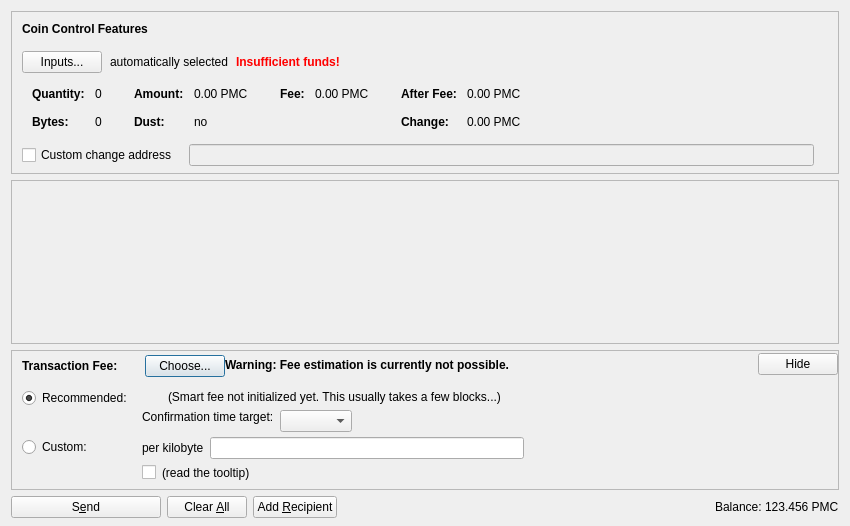
<?xml version="1.0" encoding="UTF-8"?>
<ui version="4.0">
 <class>SendCoinsDialog</class>
 <widget class="QDialog" name="SendCoinsDialog">
  <property name="geometry">
   <rect>
    <x>0</x>
    <y>0</y>
    <width>850</width>
    <height>526</height>
   </rect>
  </property>
  <property name="windowTitle">
   <string>Send Coins</string>
  </property>
  <layout class="QVBoxLayout" name="verticalLayout" stretch="0,1,0,0">
   <property name="bottomMargin">
    <number>8</number>
   </property>
   <item>
    <widget class="QFrame" name="frameCoinControl">
     <property name="sizePolicy">
      <sizepolicy hsizetype="Expanding" vsizetype="Expanding">
       <horstretch>0</horstretch>
       <verstretch>0</verstretch>
      </sizepolicy>
     </property>
     <property name="maximumSize">
      <size>
       <width>16777215</width>
       <height>16777215</height>
      </size>
     </property>
     <property name="frameShape">
      <enum>QFrame::StyledPanel</enum>
     </property>
     <property name="frameShadow">
      <enum>QFrame::Sunken</enum>
     </property>
     <layout class="QVBoxLayout" name="verticalLayoutCoinControl2">
      <property name="spacing">
       <number>0</number>
      </property>
      <property name="leftMargin">
       <number>0</number>
      </property>
      <property name="topMargin">
       <number>0</number>
      </property>
      <property name="rightMargin">
       <number>0</number>
      </property>
      <property name="bottomMargin">
       <number>6</number>
      </property>
      <item>
       <layout class="QVBoxLayout" name="verticalLayoutCoinControl" stretch="0,0,0,0,1">
        <property name="spacing">
         <number>0</number>
        </property>
        <property name="leftMargin">
         <number>10</number>
        </property>
        <property name="topMargin">
         <number>10</number>
        </property>
        <item>
         <layout class="QHBoxLayout" name="horizontalLayoutCoinControl1">
          <property name="bottomMargin">
           <number>15</number>
          </property>
          <item>
           <widget class="QLabel" name="labelCoinControlFeatures">
            <property name="sizePolicy">
             <sizepolicy hsizetype="Preferred" vsizetype="Maximum">
              <horstretch>0</horstretch>
              <verstretch>0</verstretch>
             </sizepolicy>
            </property>
            <property name="font">
             <font>
              <weight>75</weight>
              <bold>true</bold>
             </font>
            </property>
            <property name="styleSheet">
             <string notr="true">font-weight:bold;</string>
            </property>
            <property name="text">
             <string>Coin Control Features</string>
            </property>
           </widget>
          </item>
         </layout>
        </item>
        <item>
         <layout class="QHBoxLayout" name="horizontalLayoutCoinControl2" stretch="0,0,0,0">
          <property name="spacing">
           <number>8</number>
          </property>
          <property name="bottomMargin">
           <number>10</number>
          </property>
          <item>
           <widget class="QPushButton" name="pushButtonCoinControl">
            <property name="styleSheet">
             <string notr="true"/>
            </property>
            <property name="text">
             <string>Inputs...</string>
            </property>
            <property name="autoDefault">
             <bool>false</bool>
            </property>
           </widget>
          </item>
          <item>
           <widget class="QLabel" name="labelCoinControlAutomaticallySelected">
            <property name="text">
             <string>automatically selected</string>
            </property>
            <property name="margin">
             <number>5</number>
            </property>
           </widget>
          </item>
          <item>
           <widget class="QLabel" name="labelCoinControlInsuffFunds">
            <property name="font">
             <font>
              <weight>75</weight>
              <bold>true</bold>
             </font>
            </property>
            <property name="styleSheet">
             <string notr="true">color:red;font-weight:bold;</string>
            </property>
            <property name="text">
             <string>Insufficient funds!</string>
            </property>
            <property name="margin">
             <number>5</number>
            </property>
           </widget>
          </item>
          <item>
           <spacer name="horizontalSpacerCoinControl">
            <property name="orientation">
             <enum>Qt::Horizontal</enum>
            </property>
            <property name="sizeHint" stdset="0">
             <size>
              <width>40</width>
              <height>1</height>
             </size>
            </property>
           </spacer>
          </item>
         </layout>
        </item>
        <item>
         <widget class="QWidget" name="widgetCoinControl" native="true">
          <property name="sizePolicy">
           <sizepolicy hsizetype="Preferred" vsizetype="Preferred">
            <horstretch>0</horstretch>
            <verstretch>0</verstretch>
           </sizepolicy>
          </property>
          <property name="minimumSize">
           <size>
            <width>0</width>
            <height>0</height>
           </size>
          </property>
          <property name="styleSheet">
           <string notr="true"/>
          </property>
          <layout class="QHBoxLayout" name="horizontalLayoutCoinControl5">
           <property name="leftMargin">
            <number>0</number>
           </property>
           <property name="topMargin">
            <number>0</number>
           </property>
           <property name="rightMargin">
            <number>0</number>
           </property>
           <property name="bottomMargin">
            <number>0</number>
           </property>
           <item>
            <layout class="QHBoxLayout" name="horizontalLayoutCoinControl3" stretch="0,0,0,1">
             <property name="spacing">
              <number>20</number>
             </property>
             <property name="topMargin">
              <number>0</number>
             </property>
             <property name="bottomMargin">
              <number>10</number>
             </property>
             <item>
              <layout class="QFormLayout" name="formLayoutCoinControl1">
               <property name="horizontalSpacing">
                <number>10</number>
               </property>
               <property name="verticalSpacing">
                <number>14</number>
               </property>
               <property name="leftMargin">
                <number>10</number>
               </property>
               <property name="topMargin">
                <number>4</number>
               </property>
               <property name="rightMargin">
                <number>6</number>
               </property>
               <item row="0" column="0">
                <widget class="QLabel" name="labelCoinControlQuantityText">
                 <property name="font">
                  <font>
                   <weight>75</weight>
                   <bold>true</bold>
                  </font>
                 </property>
                 <property name="text">
                  <string>Quantity:</string>
                 </property>
                 <property name="margin">
                  <number>0</number>
                 </property>
                </widget>
               </item>
               <item row="0" column="1">
                <widget class="QLabel" name="labelCoinControlQuantity">
                 <property name="cursor">
                  <cursorShape>IBeamCursor</cursorShape>
                 </property>
                 <property name="contextMenuPolicy">
                  <enum>Qt::ActionsContextMenu</enum>
                 </property>
                 <property name="text">
                  <string notr="true">0</string>
                 </property>
                 <property name="margin">
                  <number>0</number>
                 </property>
                 <property name="textInteractionFlags">
                  <set>Qt::LinksAccessibleByMouse|Qt::TextSelectableByKeyboard|Qt::TextSelectableByMouse</set>
                 </property>
                </widget>
               </item>
               <item row="1" column="0">
                <widget class="QLabel" name="labelCoinControlBytesText">
                 <property name="font">
                  <font>
                   <weight>75</weight>
                   <bold>true</bold>
                  </font>
                 </property>
                 <property name="text">
                  <string>Bytes:</string>
                 </property>
                </widget>
               </item>
               <item row="1" column="1">
                <widget class="QLabel" name="labelCoinControlBytes">
                 <property name="cursor">
                  <cursorShape>IBeamCursor</cursorShape>
                 </property>
                 <property name="contextMenuPolicy">
                  <enum>Qt::ActionsContextMenu</enum>
                 </property>
                 <property name="text">
                  <string notr="true">0</string>
                 </property>
                 <property name="textInteractionFlags">
                  <set>Qt::LinksAccessibleByMouse|Qt::TextSelectableByKeyboard|Qt::TextSelectableByMouse</set>
                 </property>
                </widget>
               </item>
              </layout>
             </item>
             <item>
              <layout class="QFormLayout" name="formLayoutCoinControl2">
               <property name="horizontalSpacing">
                <number>10</number>
               </property>
               <property name="verticalSpacing">
                <number>14</number>
               </property>
               <property name="leftMargin">
                <number>6</number>
               </property>
               <property name="topMargin">
                <number>4</number>
               </property>
               <property name="rightMargin">
                <number>6</number>
               </property>
               <item row="0" column="0">
                <widget class="QLabel" name="labelCoinControlAmountText">
                 <property name="font">
                  <font>
                   <weight>75</weight>
                   <bold>true</bold>
                  </font>
                 </property>
                 <property name="text">
                  <string>Amount:</string>
                 </property>
                 <property name="margin">
                  <number>0</number>
                 </property>
                </widget>
               </item>
               <item row="0" column="1">
                <widget class="QLabel" name="labelCoinControlAmount">
                 <property name="cursor">
                  <cursorShape>IBeamCursor</cursorShape>
                 </property>
                 <property name="contextMenuPolicy">
                  <enum>Qt::ActionsContextMenu</enum>
                 </property>
                 <property name="text">
                  <string notr="true">0.00 PMC</string>
                 </property>
                 <property name="textInteractionFlags">
                  <set>Qt::LinksAccessibleByMouse|Qt::TextSelectableByKeyboard|Qt::TextSelectableByMouse</set>
                 </property>
                </widget>
               </item>
               <item row="1" column="0">
                <widget class="QLabel" name="labelCoinControlLowOutputText">
                 <property name="font">
                  <font>
                   <weight>75</weight>
                   <bold>true</bold>
                  </font>
                 </property>
                 <property name="text">
                  <string>Dust:</string>
                 </property>
                </widget>
               </item>
               <item row="1" column="1">
                <widget class="QLabel" name="labelCoinControlLowOutput">
                 <property name="cursor">
                  <cursorShape>IBeamCursor</cursorShape>
                 </property>
                 <property name="contextMenuPolicy">
                  <enum>Qt::ActionsContextMenu</enum>
                 </property>
                 <property name="text">
                  <string notr="true">no</string>
                 </property>
                 <property name="textInteractionFlags">
                  <set>Qt::LinksAccessibleByMouse|Qt::TextSelectableByKeyboard|Qt::TextSelectableByMouse</set>
                 </property>
                </widget>
               </item>
              </layout>
             </item>
             <item>
              <layout class="QFormLayout" name="formLayoutCoinControl3">
               <property name="horizontalSpacing">
                <number>10</number>
               </property>
               <property name="verticalSpacing">
                <number>14</number>
               </property>
               <property name="leftMargin">
                <number>6</number>
               </property>
               <property name="topMargin">
                <number>4</number>
               </property>
               <property name="rightMargin">
                <number>6</number>
               </property>
               <item row="0" column="0">
                <widget class="QLabel" name="labelCoinControlFeeText">
                 <property name="font">
                  <font>
                   <weight>75</weight>
                   <bold>true</bold>
                  </font>
                 </property>
                 <property name="text">
                  <string>Fee:</string>
                 </property>
                 <property name="margin">
                  <number>0</number>
                 </property>
                </widget>
               </item>
               <item row="0" column="1">
                <widget class="QLabel" name="labelCoinControlFee">
                 <property name="cursor">
                  <cursorShape>IBeamCursor</cursorShape>
                 </property>
                 <property name="contextMenuPolicy">
                  <enum>Qt::ActionsContextMenu</enum>
                 </property>
                 <property name="text">
                  <string notr="true">0.00 PMC</string>
                 </property>
                 <property name="textInteractionFlags">
                  <set>Qt::LinksAccessibleByMouse|Qt::TextSelectableByKeyboard|Qt::TextSelectableByMouse</set>
                 </property>
                </widget>
               </item>
              </layout>
             </item>
             <item>
              <layout class="QFormLayout" name="formLayoutCoinControl4">
               <property name="horizontalSpacing">
                <number>10</number>
               </property>
               <property name="verticalSpacing">
                <number>14</number>
               </property>
               <property name="leftMargin">
                <number>6</number>
               </property>
               <property name="topMargin">
                <number>4</number>
               </property>
               <property name="rightMargin">
                <number>6</number>
               </property>
               <item row="0" column="0">
                <widget class="QLabel" name="labelCoinControlAfterFeeText">
                 <property name="font">
                  <font>
                   <weight>75</weight>
                   <bold>true</bold>
                  </font>
                 </property>
                 <property name="text">
                  <string>After Fee:</string>
                 </property>
                 <property name="margin">
                  <number>0</number>
                 </property>
                </widget>
               </item>
               <item row="0" column="1">
                <widget class="QLabel" name="labelCoinControlAfterFee">
                 <property name="cursor">
                  <cursorShape>IBeamCursor</cursorShape>
                 </property>
                 <property name="contextMenuPolicy">
                  <enum>Qt::ActionsContextMenu</enum>
                 </property>
                 <property name="text">
                  <string notr="true">0.00 PMC</string>
                 </property>
                 <property name="textInteractionFlags">
                  <set>Qt::LinksAccessibleByMouse|Qt::TextSelectableByKeyboard|Qt::TextSelectableByMouse</set>
                 </property>
                </widget>
               </item>
               <item row="1" column="0">
                <widget class="QLabel" name="labelCoinControlChangeText">
                 <property name="font">
                  <font>
                   <weight>75</weight>
                   <bold>true</bold>
                  </font>
                 </property>
                 <property name="text">
                  <string>Change:</string>
                 </property>
                </widget>
               </item>
               <item row="1" column="1">
                <widget class="QLabel" name="labelCoinControlChange">
                 <property name="cursor">
                  <cursorShape>IBeamCursor</cursorShape>
                 </property>
                 <property name="contextMenuPolicy">
                  <enum>Qt::ActionsContextMenu</enum>
                 </property>
                 <property name="text">
                  <string notr="true">0.00 PMC</string>
                 </property>
                 <property name="textInteractionFlags">
                  <set>Qt::LinksAccessibleByMouse|Qt::TextSelectableByKeyboard|Qt::TextSelectableByMouse</set>
                 </property>
                </widget>
               </item>
              </layout>
             </item>
            </layout>
           </item>
          </layout>
         </widget>
        </item>
        <item>
         <layout class="QHBoxLayout" name="horizontalLayoutCoinControl4" stretch="0,0,0">
          <property name="spacing">
           <number>12</number>
          </property>
          <property name="sizeConstraint">
           <enum>QLayout::SetDefaultConstraint</enum>
          </property>
          <property name="topMargin">
           <number>5</number>
          </property>
          <property name="rightMargin">
           <number>5</number>
          </property>
          <item>
           <widget class="QCheckBox" name="checkBoxCoinControlChange">
            <property name="toolTip">
             <string>If this is activated, but the change address is empty or invalid, change will be sent to a newly generated address.</string>
            </property>
            <property name="text">
             <string>Custom change address</string>
            </property>
           </widget>
          </item>
          <item>
           <widget class="QValidatedLineEdit" name="lineEditCoinControlChange">
            <property name="enabled">
             <bool>false</bool>
            </property>
            <property name="sizePolicy">
             <sizepolicy hsizetype="Expanding" vsizetype="Fixed">
              <horstretch>0</horstretch>
              <verstretch>0</verstretch>
             </sizepolicy>
            </property>
           </widget>
          </item>
          <item>
           <widget class="QLabel" name="labelCoinControlChangeLabel">
            <property name="sizePolicy">
             <sizepolicy hsizetype="Preferred" vsizetype="Expanding">
              <horstretch>0</horstretch>
              <verstretch>0</verstretch>
             </sizepolicy>
            </property>
            <property name="minimumSize">
             <size>
              <width>0</width>
              <height>0</height>
             </size>
            </property>
            <property name="text">
             <string/>
            </property>
            <property name="margin">
             <number>3</number>
            </property>
           </widget>
          </item>
         </layout>
        </item>
        <item>
         <spacer name="verticalSpacerCoinControl">
          <property name="orientation">
           <enum>Qt::Vertical</enum>
          </property>
          <property name="sizeHint" stdset="0">
           <size>
            <width>800</width>
            <height>1</height>
           </size>
          </property>
         </spacer>
        </item>
       </layout>
      </item>
     </layout>
    </widget>
   </item>
   <item>
    <widget class="QScrollArea" name="scrollArea">
     <property name="widgetResizable">
      <bool>true</bool>
     </property>
     <widget class="QWidget" name="scrollAreaWidgetContents">
      <property name="geometry">
       <rect>
        <x>0</x>
        <y>0</y>
        <width>830</width>
        <height>104</height>
       </rect>
      </property>
      <layout class="QVBoxLayout" name="verticalLayout_2" stretch="0,1">
       <property name="leftMargin">
        <number>0</number>
       </property>
       <property name="topMargin">
        <number>0</number>
       </property>
       <property name="rightMargin">
        <number>0</number>
       </property>
       <property name="bottomMargin">
        <number>0</number>
       </property>
       <item>
        <layout class="QVBoxLayout" name="entries">
         <property name="spacing">
          <number>6</number>
         </property>
        </layout>
       </item>
       <item>
        <spacer name="verticalSpacer">
         <property name="orientation">
          <enum>Qt::Vertical</enum>
         </property>
         <property name="sizeHint" stdset="0">
          <size>
           <width>20</width>
           <height>40</height>
          </size>
         </property>
        </spacer>
       </item>
      </layout>
     </widget>
    </widget>
   </item>
   <item>
    <widget class="QFrame" name="frameFee">
     <property name="sizePolicy">
      <sizepolicy hsizetype="Expanding" vsizetype="Expanding">
       <horstretch>0</horstretch>
       <verstretch>0</verstretch>
      </sizepolicy>
     </property>
     <property name="maximumSize">
      <size>
       <width>16777215</width>
       <height>16777215</height>
      </size>
     </property>
     <property name="frameShape">
      <enum>QFrame::StyledPanel</enum>
     </property>
     <property name="frameShadow">
      <enum>QFrame::Sunken</enum>
     </property>
     <layout class="QVBoxLayout" name="verticalLayoutFee1">
      <property name="spacing">
       <number>0</number>
      </property>
      <property name="leftMargin">
       <number>0</number>
      </property>
      <property name="topMargin">
       <number>0</number>
      </property>
      <property name="rightMargin">
       <number>0</number>
      </property>
      <property name="bottomMargin">
       <number>0</number>
      </property>
      <item>
       <layout class="QVBoxLayout" name="verticalLayoutFee2" stretch="0,0,0">
        <property name="spacing">
         <number>0</number>
        </property>
        <property name="leftMargin">
         <number>10</number>
        </property>
        <property name="topMargin">
         <number>0</number>
        </property>
        <item>
         <layout class="QHBoxLayout" name="horizontalLayoutFee1">
          <property name="bottomMargin">
           <number>0</number>
          </property>
          <item>
           <layout class="QVBoxLayout" name="verticalLayoutFee7">
            <property name="spacing">
             <number>0</number>
            </property>
            <item>
             <spacer name="verticalSpacerSmartFee">
              <property name="orientation">
               <enum>Qt::Vertical</enum>
              </property>
              <property name="sizeType">
               <enum>QSizePolicy::Fixed</enum>
              </property>
              <property name="sizeHint" stdset="0">
               <size>
                <width>1</width>
                <height>4</height>
               </size>
              </property>
             </spacer>
            </item>
            <item>
             <layout class="QHBoxLayout" name="horizontalLayoutSmartFee">
              <property name="spacing">
               <number>10</number>
              </property>
              <item>
               <widget class="QLabel" name="labelFeeHeadline">
                <property name="sizePolicy">
                 <sizepolicy hsizetype="Preferred" vsizetype="Maximum">
                  <horstretch>0</horstretch>
                  <verstretch>0</verstretch>
                 </sizepolicy>
                </property>
                <property name="font">
                 <font>
                  <weight>75</weight>
                  <bold>true</bold>
                 </font>
                </property>
                <property name="styleSheet">
                 <string notr="true">font-weight:bold;</string>
                </property>
                <property name="text">
                 <string>Transaction Fee:</string>
                </property>
               </widget>
              </item>
              <item>
               <widget class="QLabel" name="labelFeeMinimized">
                <property name="text">
                 <string/>
                </property>
               </widget>
              </item>
              <item>
               <widget class="QPushButton" name="buttonChooseFee">
                <property name="text">
                 <string>Choose...</string>
                </property>
               </widget>
              </item>
             </layout>
            </item>
            <item>
             <spacer name="verticalSpacer_5">
              <property name="orientation">
               <enum>Qt::Vertical</enum>
              </property>
              <property name="sizeHint" stdset="0">
               <size>
                <width>1</width>
                <height>1</height>
               </size>
              </property>
             </spacer>
            </item>
           </layout>
          </item>
          <item>
           <widget class="QLabel" name="fallbackFeeWarningLabel">
            <property name="toolTip">
             <string>Using the fallbackfee can result in sending a transaction that will take several hours or days (or never) to confirm. Consider choosing your fee manually or wait until you have validated the complete chain.</string>
            </property>
            <property name="font">
            <font>
                <weight>75</weight>
                <bold>true</bold>
            </font>
            </property>
            <property name="text">
             <string>Warning: Fee estimation is currently not possible.</string>
            </property>
            <property name="wordWrap">
             <bool>false</bool>
            </property>
           </widget>
          </item>
          <item>
           <spacer name="horizontalSpacer_4">
            <property name="orientation">
             <enum>Qt::Horizontal</enum>
            </property>
            <property name="sizeType">
             <enum>QSizePolicy::MinimumExpanding</enum>
            </property>
            <property name="sizeHint" stdset="0">
             <size>
              <width>40</width>
              <height>20</height>
             </size>
            </property>
           </spacer>
          </item>
          <item>
           <widget class="QPushButton" name="buttonMinimizeFee">
            <property name="toolTip">
             <string>collapse fee-settings</string>
            </property>
            <property name="text">
             <string>Hide</string>
            </property>
           </widget>
          </item>
         </layout>
        </item>
        <item>
         <widget class="QFrame" name="frameFeeSelection">
          <layout class="QVBoxLayout" name="verticalLayoutFee12">
           <property name="spacing">
            <number>0</number>
           </property>
           <property name="leftMargin">
            <number>0</number>
           </property>
           <property name="topMargin">
            <number>0</number>
           </property>
           <property name="rightMargin">
            <number>0</number>
           </property>
           <property name="bottomMargin">
            <number>0</number>
           </property>
           <item>
            <layout class="QGridLayout" name="gridLayoutFee">
             <property name="topMargin">
              <number>10</number>
             </property>
             <property name="bottomMargin">
              <number>4</number>
             </property>
             <property name="horizontalSpacing">
              <number>10</number>
             </property>
             <property name="verticalSpacing">
              <number>4</number>
             </property>
             <item row="1" column="1">
              <layout class="QVBoxLayout" name="verticalLayoutFee8">
               <property name="spacing">
                <number>6</number>
               </property>
               <item>
                <layout class="QHBoxLayout" name="horizontalLayoutFee13">
                 <item>
                  <widget class="QLabel" name="labelCustomPerKilobyte">
                   <property name="toolTip">
                    <string>If the custom fee is set to 1000 satoshis and the transaction is only 250 bytes, then &quot;per kilobyte&quot; only pays 250 satoshis in fee, while &quot;total at least&quot; pays 1000 satoshis. For transactions bigger than a kilobyte both pay by kilobyte.</string>
                   </property>
                   <property name="text">
                    <string>per kilobyte</string>
                   </property>
                  </widget>
                 </item>
                 <item>
                  <widget class="BitcoinAmountField" name="customFee"/>
                 </item>
                 <item>
                  <spacer name="horizontalSpacer_6">
                   <property name="orientation">
                    <enum>Qt::Horizontal</enum>
                   </property>
                   <property name="sizeHint" stdset="0">
                    <size>
                     <width>1</width>
                     <height>1</height>
                    </size>
                   </property>
                  </spacer>
                 </item>
                </layout>
               </item>
               <item>
                <layout class="QHBoxLayout" name="horizontalLayoutFee8">
                 <item>
                  <widget class="QCheckBox" name="checkBoxMinimumFee">
                   <property name="toolTip">
                    <string>Paying only the minimum fee is just fine as long as there is less transaction volume than space in the blocks. But be aware that this can end up in a never confirming transaction once there is more demand for paymastercoin transactions than the network can process.</string>
                   </property>
                   <property name="text">
                    <string/>
                   </property>
                  </widget>
                 </item>
                 <item>
                  <widget class="QLabel" name="labelMinFeeWarning">
                   <property name="enabled">
                    <bool>true</bool>
                   </property>
                   <property name="toolTip">
                    <string>Paying only the minimum fee is just fine as long as there is less transaction volume than space in the blocks. But be aware that this can end up in a never confirming transaction once there is more demand for paymastercoin transactions than the network can process.</string>
                   </property>
                   <property name="text">
                    <string>(read the tooltip)</string>
                   </property>
                   <property name="margin">
                    <number>5</number>
                   </property>
                  </widget>
                 </item>
                 <item>
                  <spacer name="horizontalSpacer_2">
                   <property name="orientation">
                    <enum>Qt::Horizontal</enum>
                   </property>
                   <property name="sizeHint" stdset="0">
                    <size>
                     <width>1</width>
                     <height>1</height>
                    </size>
                   </property>
                  </spacer>
                 </item>
                </layout>
               </item>
              </layout>
             </item>
             <item row="0" column="0">
              <layout class="QVBoxLayout" name="verticalLayoutFee4" stretch="0,1">
               <item>
                <widget class="QRadioButton" name="radioSmartFee">
                 <property name="text">
                  <string>Recommended:</string>
                 </property>
                 <property name="checked">
                  <bool>true</bool>
                 </property>
                 <attribute name="buttonGroup">
                  <string notr="true">groupFee</string>
                 </attribute>
                </widget>
               </item>
               <item>
                <spacer name="verticalSpacer_2">
                 <property name="orientation">
                  <enum>Qt::Vertical</enum>
                 </property>
                 <property name="sizeHint" stdset="0">
                  <size>
                   <width>1</width>
                   <height>1</height>
                  </size>
                 </property>
                </spacer>
               </item>
              </layout>
             </item>
             <item row="1" column="0">
              <layout class="QVBoxLayout" name="verticalLayoutFee9" stretch="0,1">
               <item>
                <widget class="QRadioButton" name="radioCustomFee">
                 <property name="text">
                  <string>Custom:</string>
                 </property>
                 <attribute name="buttonGroup">
                  <string notr="true">groupFee</string>
                 </attribute>
                </widget>
               </item>
               <item>
                <spacer name="verticalSpacer_6">
                 <property name="orientation">
                  <enum>Qt::Vertical</enum>
                 </property>
                 <property name="sizeHint" stdset="0">
                  <size>
                   <width>1</width>
                   <height>1</height>
                  </size>
                 </property>
                </spacer>
               </item>
              </layout>
             </item>
             <item row="0" column="1">
              <layout class="QVBoxLayout" name="verticalLayoutFee3" stretch="0,0,1">
               <property name="spacing">
                <number>6</number>
               </property>
               <property name="topMargin">
                <number>2</number>
               </property>
               <item>
                <layout class="QHBoxLayout" name="horizontalLayoutFee12">
                 <item>
                  <widget class="QLabel" name="labelSmartFee">
                   <property name="text">
                    <string/>
                   </property>
                   <property name="margin">
                    <number>2</number>
                   </property>
                  </widget>
                 </item>
                 <item>
                  <widget class="QLabel" name="labelFeeEstimation">
                   <property name="text">
                    <string/>
                   </property>
                  </widget>
                 </item>
                 <item>
                  <widget class="QLabel" name="labelSmartFee2">
                   <property name="text">
                    <string>(Smart fee not initialized yet. This usually takes a few blocks...)</string>
                   </property>
                   <property name="margin">
                    <number>2</number>
                   </property>
                  </widget>
                 </item>
                 <item>
                  <spacer name="horizontalSpacer_5">
                   <property name="orientation">
                    <enum>Qt::Horizontal</enum>
                   </property>
                   <property name="sizeHint" stdset="0">
                    <size>
                     <width>1</width>
                     <height>1</height>
                    </size>
                   </property>
                  </spacer>
                 </item>
                </layout>
               </item>
               <item>
                <layout class="QHBoxLayout" name="horizontalLayoutFee9">
                 <item>
                  <layout class="QVBoxLayout" name="verticalLayoutFee6">
                   <item>
                    <widget class="QLabel" name="labelSmartFee3">
                     <property name="text">
                      <string>Confirmation time target:</string>
                     </property>
                     <property name="margin">
                      <number>2</number>
                     </property>
                    </widget>
                   </item>
                   <item>
                    <spacer name="verticalSpacer_3">
                     <property name="orientation">
                      <enum>Qt::Vertical</enum>
                     </property>
                     <property name="sizeHint" stdset="0">
                      <size>
                       <width>1</width>
                       <height>1</height>
                      </size>
                     </property>
                    </spacer>
                   </item>
                  </layout>
                 </item>
                 <item>
                  <layout class="QVBoxLayout" name="verticalLayoutFee5">
                   <property name="rightMargin">
                    <number>30</number>
                   </property>
                   <item>
                    <layout class="QHBoxLayout" name="horizontalLayoutConfTarget">
                     <property name="bottomMargin">
                      <number>0</number>
                     </property>
                     <item>
                      <widget class="QComboBox" name="confTargetSelector"/>
                     </item>
                     <item>
                      <spacer name="horizontalSpacerConfTarget">
                       <property name="orientation">
                        <enum>Qt::Horizontal</enum>
                       </property>
                       <property name="sizeHint" stdset="0">
                        <size>
                         <width>40</width>
                         <height>20</height>
                        </size>
                       </property>
                      </spacer>
                     </item>
                    </layout>
                   </item>
                  </layout>
                 </item>
                </layout>
               </item>
               <item>
                <spacer name="verticalSpacer_4">
                 <property name="orientation">
                  <enum>Qt::Vertical</enum>
                 </property>
                 <property name="sizeHint" stdset="0">
                  <size>
                   <width>1</width>
                   <height>1</height>
                  </size>
                 </property>
                </spacer>
               </item>
              </layout>
             </item>
            </layout>
           </item>
          </layout>
         </widget>
        </item>
        <item>
         <spacer name="verticalSpacerFee">
          <property name="orientation">
           <enum>Qt::Vertical</enum>
          </property>
          <property name="sizeHint" stdset="0">
           <size>
            <width>40</width>
            <height>5</height>
           </size>
          </property>
         </spacer>
        </item>
       </layout>
      </item>
     </layout>
    </widget>
   </item>
   <item>
    <layout class="QHBoxLayout" name="horizontalLayout">
     <item>
      <widget class="QPushButton" name="sendButton">
       <property name="minimumSize">
        <size>
         <width>150</width>
         <height>0</height>
        </size>
       </property>
       <property name="toolTip">
        <string>Confirm the send action</string>
       </property>
       <property name="text">
        <string>S&amp;end</string>
       </property>
       <property name="icon">
        <iconset resource="../bitcoin.qrc">
         <normaloff>:/icons/send</normaloff>:/icons/send</iconset>
       </property>
       <property name="autoDefault">
        <bool>false</bool>
       </property>
       <property name="default">
        <bool>false</bool>
       </property>
      </widget>
     </item>
     <item>
      <widget class="QPushButton" name="clearButton">
       <property name="sizePolicy">
        <sizepolicy hsizetype="Minimum" vsizetype="Fixed">
         <horstretch>0</horstretch>
         <verstretch>0</verstretch>
        </sizepolicy>
       </property>
       <property name="toolTip">
        <string>Clear all fields of the form.</string>
       </property>
       <property name="text">
        <string>Clear &amp;All</string>
       </property>
       <property name="icon">
        <iconset resource="../bitcoin.qrc">
         <normaloff>:/icons/remove</normaloff>:/icons/remove</iconset>
       </property>
       <property name="autoDefault">
        <bool>false</bool>
       </property>
      </widget>
     </item>
     <item>
      <widget class="QPushButton" name="addButton">
       <property name="toolTip">
        <string>Send to multiple recipients at once</string>
       </property>
       <property name="text">
        <string>Add &amp;Recipient</string>
       </property>
       <property name="icon">
        <iconset resource="../bitcoin.qrc">
         <normaloff>:/icons/add</normaloff>:/icons/add</iconset>
       </property>
       <property name="autoDefault">
        <bool>false</bool>
       </property>
      </widget>
     </item>
     <item>
      <spacer name="horizontalSpacer">
       <property name="orientation">
        <enum>Qt::Horizontal</enum>
       </property>
       <property name="sizeHint" stdset="0">
        <size>
         <width>40</width>
         <height>20</height>
        </size>
       </property>
      </spacer>
     </item>
     <item>
      <layout class="QHBoxLayout" name="horizontalLayout_2">
       <property name="spacing">
        <number>3</number>
       </property>
       <item>
        <widget class="QLabel" name="label">
         <property name="sizePolicy">
          <sizepolicy hsizetype="Preferred" vsizetype="Fixed">
           <horstretch>0</horstretch>
           <verstretch>0</verstretch>
          </sizepolicy>
         </property>
         <property name="text">
          <string>Balance:</string>
         </property>
        </widget>
       </item>
       <item>
        <widget class="QLabel" name="labelBalance">
         <property name="sizePolicy">
          <sizepolicy hsizetype="Preferred" vsizetype="Fixed">
           <horstretch>0</horstretch>
           <verstretch>0</verstretch>
          </sizepolicy>
         </property>
         <property name="cursor">
          <cursorShape>IBeamCursor</cursorShape>
         </property>
         <property name="text">
          <string notr="true">123.456 PMC</string>
         </property>
         <property name="textInteractionFlags">
          <set>Qt::LinksAccessibleByMouse|Qt::TextSelectableByKeyboard|Qt::TextSelectableByMouse</set>
         </property>
        </widget>
       </item>
      </layout>
     </item>
    </layout>
   </item>
  </layout>
 </widget>
 <customwidgets>
  <customwidget>
   <class>QValidatedLineEdit</class>
   <extends>QLineEdit</extends>
   <header>qvalidatedlineedit.h</header>
  </customwidget>
  <customwidget>
   <class>BitcoinAmountField</class>
   <extends>QLineEdit</extends>
   <header>bitcoinamountfield.h</header>
   <container>1</container>
  </customwidget>
 </customwidgets>
 <resources>
  <include location="../bitcoin.qrc"/>
 </resources>
 <connections/>
 <buttongroups>
  <buttongroup name="groupFee"/>
 </buttongroups>
</ui>
